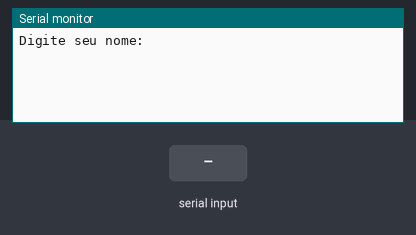
Bench run of a sketch on a simulated Arduino Uno, built with avr-gcc and run on an emulated ATmega328P. On the bench: the last lines printed to the serial monitor. The test bench sets the inputs (shaded band).

Above: at 1.2 s.
1.3 s: "90,45\n" received over Serial
At 2.7 s:
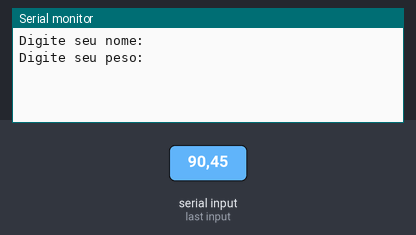
3.3 s: "30,150\n" received over Serial
At 5.1 s:
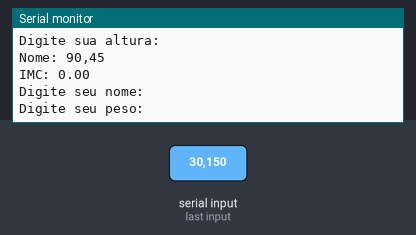
5.3 s: "5\n" received over Serial
At 6.6 s:
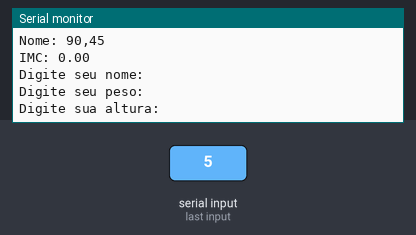

The sketch:

4_atividade1.ino
```cpp
// C++ code
//Faça um programa que receba o nome, o peso e a altura de uma pessoa. Calcule e imprima o nome e o IMC dessa pessoa - IMC = peso / (altura * altura).
String nome = " ";
float peso = 0;
float altura = 0;
float IMC = 0;

void setup()
{
  Serial.begin(9600);
}

void loop()
{
  //Entrada
  Serial.println("Digite seu nome: ");
  while( !Serial.available() );
  nome = Serial.readStringUntil('\n');

  delay(500);

  Serial.println("Digite seu peso: ");
  while( !Serial.available() );
  peso = Serial.parseFloat();

  delay(500);

  Serial.println("Digite sua altura: ");
  while( !Serial.available() );
  altura = Serial.parseFloat();


  //Processamento
  IMC = peso / (altura * altura);


  //Saida
  Serial.println("Nome: " + nome);
  Serial.print("IMC: ");
  Serial.println(IMC, 2);
}
```

Measured:
- after the input at 1.3 s, the serial monitor: prints a new line after 0.51 s (image 1)
- after the input at 3.3 s, the serial monitor: prints a new line after 0.50 s (image 2)
